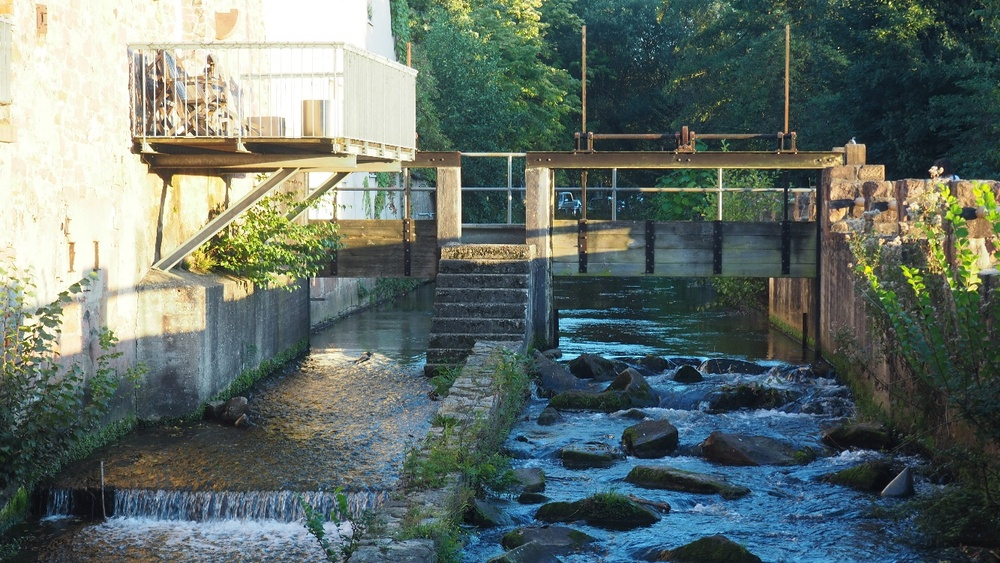
#> input picture images/image3.JPG, 1000 x 563 px, shrunk from 1333 x 750 before the run, found by its file name
$ python feature-matching-NonRatio.py
#> lines starting #> are read from the running program, lines starting #| are printed output that depends on the picture
import cv2
import numpy as np
import matplotlib.pyplot as plt

# Load the images
image1 = cv2.imread('./images/image3.JPG', cv2.IMREAD_GRAYSCALE)
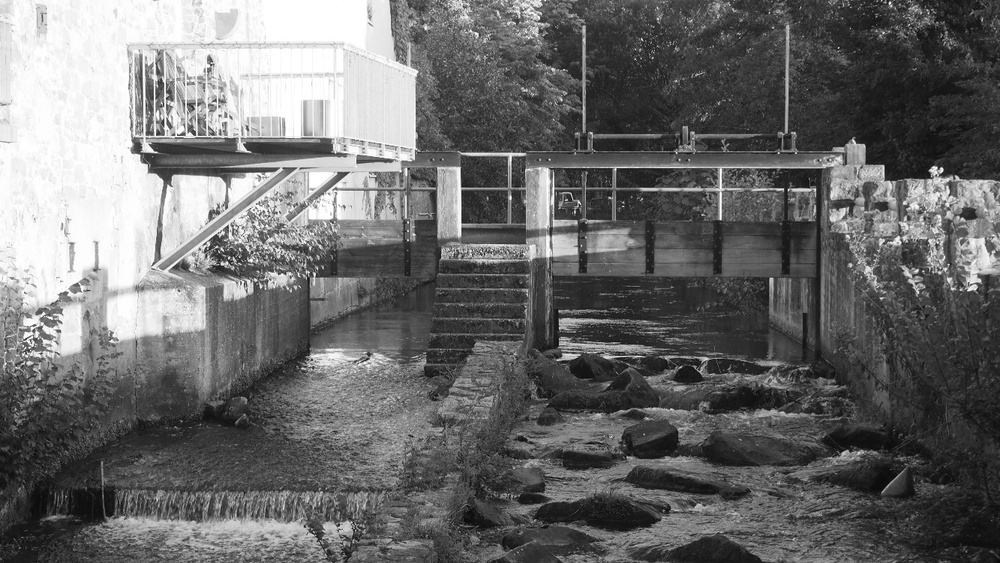
#> image1: shape (563, 1000); min 2, max 255, mean 107.5
image2 = cv2.imread('./images/image4.JPG', cv2.IMREAD_GRAYSCALE)
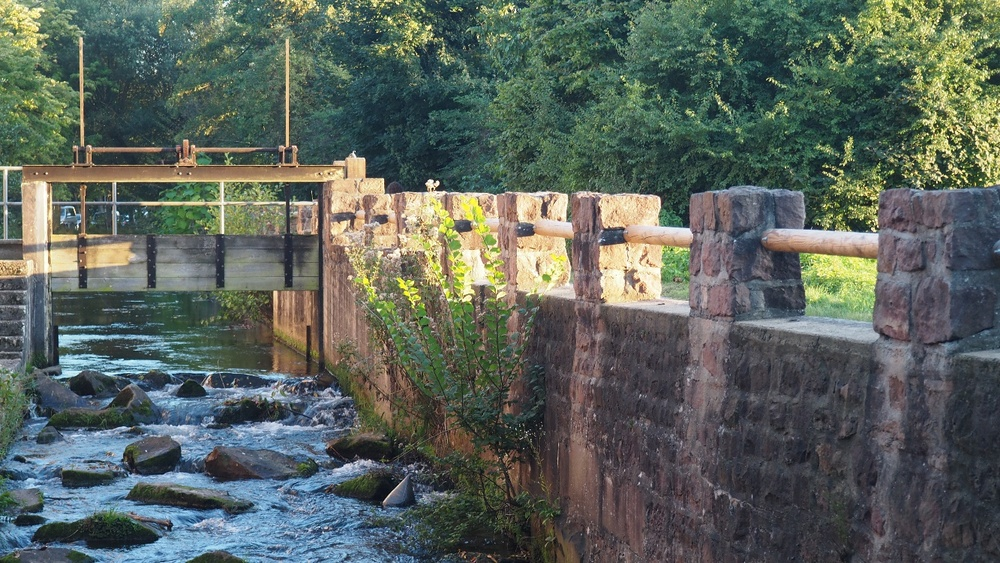
#> input picture images/image4.JPG, 1000 x 563 px, shrunk from 1333 x 750 before the run, found by its file name
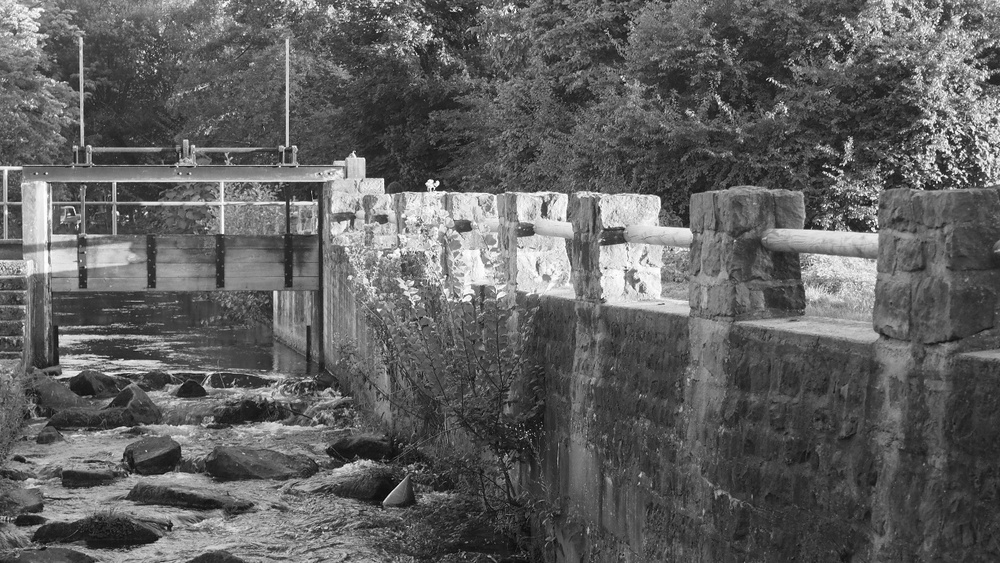
#> image2: shape (563, 1000); min 0, max 255, mean 96.3

# FEATURE DETECTIION AND EXTRACTION-----------------------------------------------------

# SIFT  -----------------------------------------------------------------------
# Initialize the feature detector and extractor (e.g., SIFT)
#sift = cv2.SIFT_create()

# Detect keypoints and compute descriptors for both images
#keypoints1, descriptors1 = sift.detectAndCompute(image1, None)
#keypoints2, descriptors2 = sift.detectAndCompute(image2, None)
#index_params = dict(algorithm=0, trees=5)

#-------------------------------------------------------------------------------

# ORB -----------------------------------------------------------------------
#uncomment the lines of code to run ORB
# Initialize the feature detector and extractor (e.g., ORB)
orb = cv2.ORB_create()

# Detect keypoints and compute descriptors for both images
keypoints1, descriptors1 = orb.detectAndCompute(image1, None)
#> keypoints1 = 500 keypoints; strongest (x, y, size): (157, 134, 31), (193, 134, 31), (941, 168, 31), (157, 133, 37.2)
keypoints2, descriptors2 = orb.detectAndCompute(image2, None)
#> keypoints2 = 500 keypoints; strongest (x, y, size): (438, 182, 31), (437, 182, 37.2), (434, 181, 31), (438, 184, 31)
FLANN_INDEX_LSH = 6
index_params= dict(algorithm = FLANN_INDEX_LSH,
table_number = 6, # 12
key_size = 12, # 20
multi_probe_level = 1) #2
#-------------------------------------------------------------------------------

# SURF -----------------------------------------------------------------------
#uncomment the lines of code
# Initialize the feature detector and extractor (e.g., ORB)
#surf = cv2.SURF_create()

# Detect keypoints and compute descriptors for both images
#keypoints1, descriptors1 = surf.detectAndCompute(image1, None)
#keypoints2, descriptors2 = surf.detectAndCompute(image2, None)
#-------------------------------------------------------------------------------

# Draw keypoints on the images
image1_keypoints = cv2.drawKeypoints(image1, keypoints1, None)
image2_keypoints = cv2.drawKeypoints(image2, keypoints2, None)

# Display the images with keypoints
#cv2.imshow('Image 1 with Keypoints', image1_keypoints)
#cv2.imshow('Image 2 with Keypoints', image2_keypoints)

# FEATURE MATCHING ----------------------------------------------------------------
# Initialize the feature matcher using brute-force matching
bf = cv2.BFMatcher(cv2.NORM_L2, crossCheck=True)

# Match the descriptors using brute-force matching
matches_bf = bf.match(descriptors1, descriptors2)
#> matches_bf = 169 matches

# Sort the matches by distance (lower is better)
matches_bf = sorted(matches_bf, key=lambda x: x.distance)

# Draw the top N matches
num_matches = 50
image_matches_bf = cv2.drawMatches(image1, keypoints1, image2, keypoints2, matches_bf[:num_matches], None)
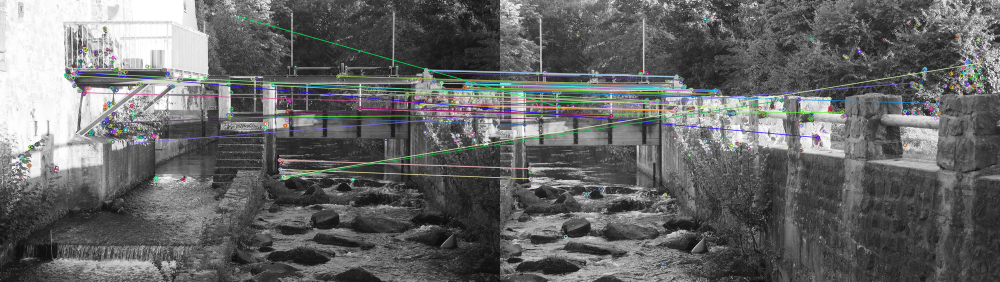
#> image_matches_bf: shape (563, 2000, 3) (shown at 1/2 size); mean of channels 0, 1, 2 103, 103.1, 102.4; drawn as B, G, R

print('brute', len(matches_bf))
#| brute 169


# Initialize the feature matcher using FLANN matching
search_params = dict(checks=50)
flann = cv2.FlannBasedMatcher(index_params, search_params)

# Match the descriptors using FLANN matching
matches_flann = flann.match(descriptors1, descriptors2)
#> matches_flann = 500 matches

# Sort the matches by distance (lower is better)
matches_flann = sorted(matches_flann, key=lambda x: x.distance)

# Draw the top N matches
image_matches_flann = cv2.drawMatches(image1, keypoints1, image2, keypoints2, matches_flann[:num_matches], None)
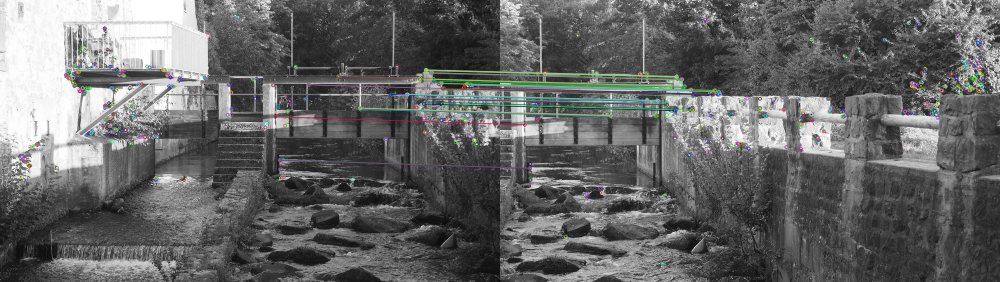
#> image_matches_flann: shape (563, 2000, 3) (shown at 1/2 size); mean of channels 0, 1, 2 101.9, 102.3, 101.6; drawn as B, G, R
print('FLANN', len(matches_flann))
#| FLANN 500

# Display the images with matches
#cv2.imshow('Brute-Force Matching', image_matches_bf)
#cv2.imshow('FLANN Matching', image_matches_flann)
plt.title("BRUTE NO RATIO")
plt.imshow(image_matches_bf,),plt.show()
plt.title("FLANN NO RATIO")
plt.imshow(image_matches_flann,),plt.show()

cv2.waitKey(0)
cv2.destroyAllWindows()
